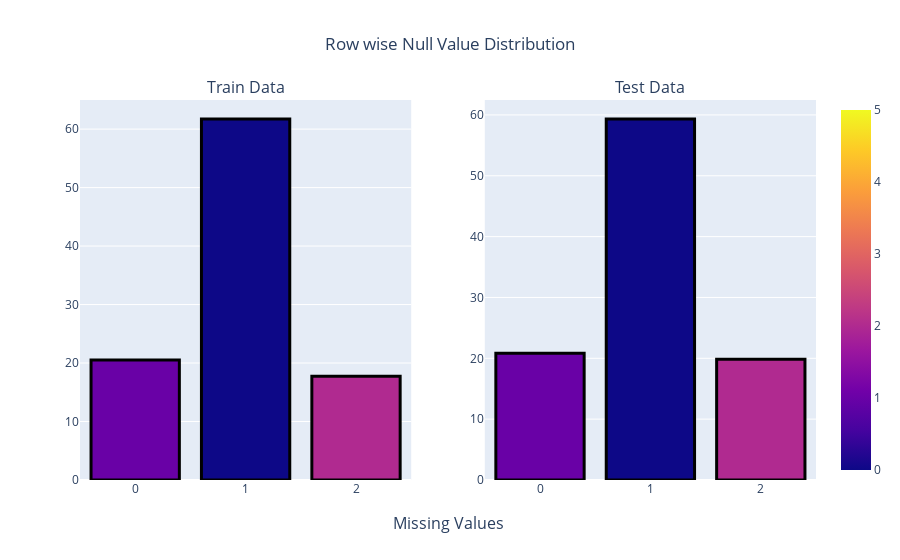

The notebook cell saved with this chart:
### Code cell
fig=make_subplots(rows=1, cols=2, column_titles=['Train Data', 'Test Data'], x_title='Missing Values')

fig.add_trace(go.Bar(x=missing_train_row['no'], y=missing_train_row['count'],
              marker=dict(color=[n for n in range(6)],
                         line_color='rgb(0,0,0)',
                         line_width=3,
                         coloraxis='coloraxis')),1,1)

fig.add_trace(go.Bar(x=missing_test_row['no'], y=missing_test_row['count'],
                    marker=dict(color=[n for n in range(6)],
                               line_color='rgb(0,0,0)',
                               line_width=3,
                               coloraxis='coloraxis')),1,2)

fig.update_layout(showlegend=False, title_text='Row wise Null Value Distribution', title_x=.5)

### Figure 1 — Plotly figure (JSON) as saved in the notebook; plotly's stock layout.template omitted (floating-point values rounded to 4 significant figures)
{"data": [{"marker": {"color": [0, 1, 2, 3, 4, 5], "coloraxis": "coloraxis", "line": {"color": "rgb(0,0,0)", "width": 3}}, "type": "bar", "x": [1, 0, 2], "xaxis": "x", "y": [61.73, 20.54, 17.73], "yaxis": "y"}, {"marker": {"color": [0, 1, 2, 3, 4, 5], "coloraxis": "coloraxis", "line": {"color": "rgb(0,0,0)", "width": 3}}, "type": "bar", "x": [1, 0, 2], "xaxis": "x2", "y": [59.33, 20.81, 19.86], "yaxis": "y2"}], "layout": {"annotations": [{"font": {"size": 16}, "showarrow": false, "text": "Train Data", "x": 0.225, "xanchor": "center", "xref": "paper", "y": 1, "yanchor": "bottom", "yref": "paper"}, {"font": {"size": 16}, "showarrow": false, "text": "Test Data", "x": 0.775, "xanchor": "center", "xref": "paper", "y": 1, "yanchor": "bottom", "yref": "paper"}, {"font": {"size": 16}, "showarrow": false, "text": "Missing Values", "x": 0.5, "xanchor": "center", "xref": "paper", "y": 0, "yanchor": "top", "yref": "paper", "yshift": -30}], "showlegend": false, "title": {"text": "Row wise Null Value Distribution", "x": 0.5}, "xaxis": {"anchor": "y", "domain": [0, 0.45]}, "xaxis2": {"anchor": "y2", "domain": [0.55, 1]}, "yaxis": {"anchor": "x", "domain": [0, 1]}, "yaxis2": {"anchor": "x2", "domain": [0, 1]}}}
